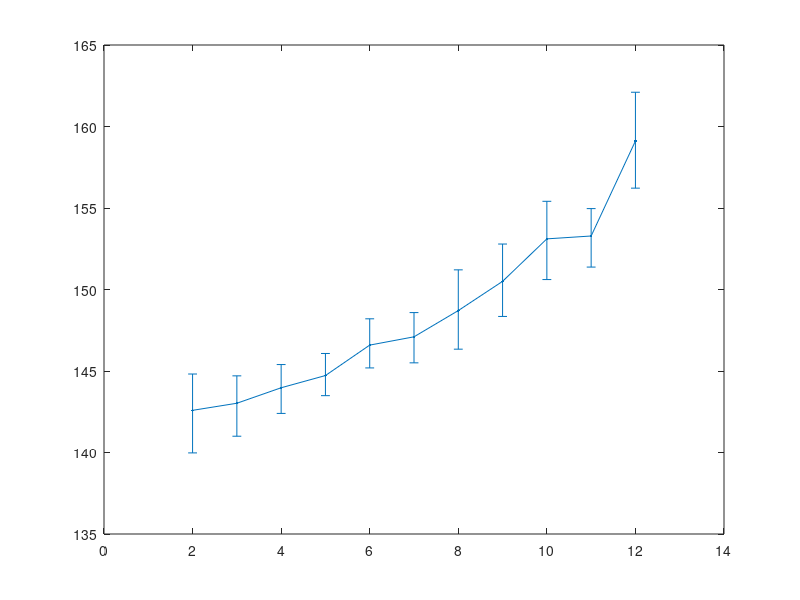

Reproduce this figure in MATLAB. (Note: this script raises an error after producing the figure.)
clear all, 
clc
%% Prediction
load Ene.mat Eness EnessRate Theta

up = max(Eness)-mean(Eness);
down = mean(Eness)-min(Eness);
errorbar(Theta,mean(Eness),down,up,'.-');
hold on

load VORTEX.mat VORTEX PARA CYLIN lx ly;
PARA_D = PARA;
[M,N] = size(VORTEX{1});
EX=[];
A = 0e-1; % 3e-1
for ni=1:N
randn('state',ni)
EX(:,ni) = 2*A*randn(1,ly*lx)-A;
end
for sa = 1:11
  X{sa} = VORTEX{sa}(:,40:end)+EX(:,40:end);
end
%%
% VORTALL contains flow fields reshaped into column vectors
vote = [1:11];
for cd = 1:length(vote)
s = vote(cd);
Theta(s) = PARA_D{s}*180/pi;
[M,N] = size(X{s});

for k=1:N
    Mflow(:,:,k) = reshape(X{s}(:,k),ly,lx);
end
[L,W,T] = size(Mflow);

for i = 1:N
EneM(i) = sum(sum(Mflow(:,145:end,i).^2));
end
SEness(s) = abs(sqrt(mean(EneM)));
end

plot(Theta,SEness,'o')
hold on
